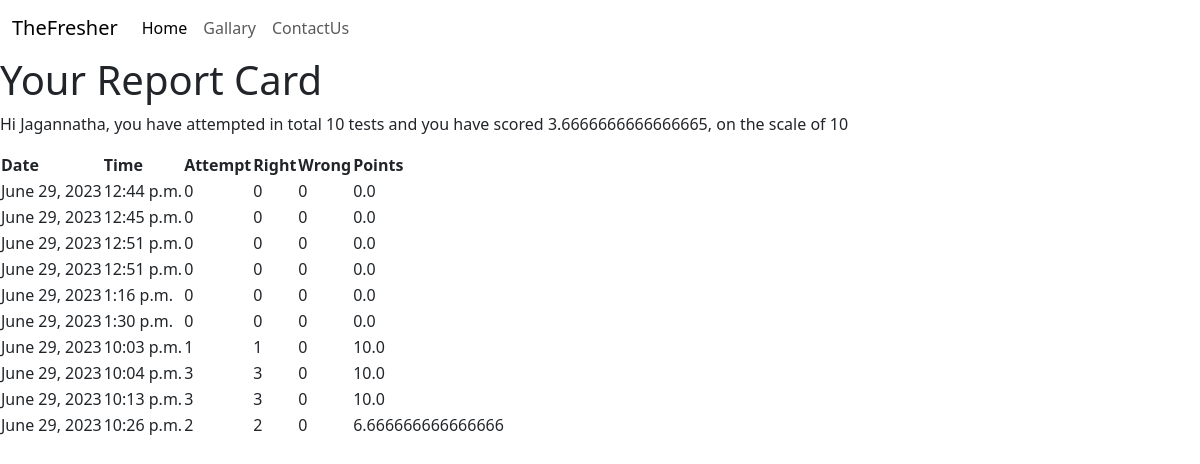
Page /TestHistory/ (signed in) on the committed database.
### home/models.py (models this page shows)
class Users(models.Model):
    firstname=models.CharField(null=False,max_length=20)
    lastname=models.CharField(null=False, max_length=20)
    username=models.CharField(primary_key=True,max_length=20)
    phone=models.BigIntegerField()
    email=models.CharField(null=False,max_length=50)
    password=models.CharField(max_length=30)
    testattempted=models.IntegerField(default=0)
    points=models.FloatField(default=0.0)

class Result(models.Model):
    resultid=models.BigAutoField(primary_key=True,auto_created=True)
    username=models.ForeignKey(Users,on_delete=models.CASCADE)
    date=models.DateField(auto_now=True)
    time=models.TimeField(auto_now=True)
    attends=models.IntegerField()
    right=models.IntegerField()
    wront=models.IntegerField()
    points=models.FloatField()

### home/views.py (the view)
# urls.py: path('TestHistory/',testHistory,name='testHistory'),
def testHistory(request):
    if 'name' not in request.session.keys():
        res=HttpResponseRedirect("LoginForm")
    candidate=Users.objects.filter(username=request.session['username'])
    resutls=Result.objects.filter(username_id=candidate[0].username)
    context={'results':resutls,'candidate':candidate[0]}
    res=render(request,'user_history.html',context)
    return res

### home/templates/user_history.html (shortened to what this page needs)
{% extends "headerandfooter.html" %}
{% block content %}
<h1>Your Report Card</h1>
<p>Hi {{candidate.firstname}}, you have attempted in total {{candidate.testattempted}} tests and you have scored {{candidate.points}}, on the scale of 10 </p>
<table>
    <tr>
        <th>Date</th>
        <th>Time</th>
        <th>Attempt</th>
        <th>Right</th>
        <th>Wrong</th>
        <th>Points</th>
    </tr>
    {% for r in results %}
    <tr>
        <td>{{r.date}}</td>
        <td>{{r.time}} </td>
        <td>{{r.attends}} </td>
        <td>{{r.right}} </td>
        <td>{{r.wront}} </td>
        <td>{{r.points}} </td>
    </tr>
    {% endfor %}
</table>
{% endblock %}

### home/templates/headerandfooter.html (shortened to what this page needs)
<!DOCTYPE html>
<html lang="en">
<head>
    <link rel="stylesheet" href="https://cdn.jsdelivr.net/npm/bootstrap@5.3.0/dist/css/bootstrap.min.css">
</head>
<body class="">
    <nav class="navbar navbar-expand-lg bg body-tertiary">
        <div class="container-fluid">
          <a class="navbar-brand" href="{% url 'home:userHome'%}">TheFresher</a>
          <div class="collapse navbar-collapse" id="navbarSupportedContent">
            <ul class="navbar-nav me-auto mb-2 mb-lg-0">
              <li class="nav-item">
                <a class="nav-link active" aria-current="page" href="{% url 'home:userHome'%}">Home</a>
              </li>
              <li class="nav-item">
                <a class="nav-link" href="#">Gallary</a>
              </li>
              <li class="nav-item">
                <a class="nav-link" href="{% url 'home:contactForm'%}">ContactUs</a>
              </li>
            </ul>
          </div>
        </div>
      </nav>
      {% block content %}{% endblock %}
</body>
</html>

### rows in the picture
Users: firstname "Jagannatha", testattempted "10", points "3.6666666666666665"
Result: date "June 29, 2023", time "12:44 p.m.", attends "0", right "0", wront "0", points "0.0"
Result: date "June 29, 2023", time "12:45 p.m.", attends "0", right "0", wront "0", points "0.0"
Result: date "June 29, 2023", time "12:51 p.m.", attends "0", right "0", wront "0", points "0.0"
Result: date "June 29, 2023", time "12:51 p.m.", attends "0", right "0", wront "0", points "0.0"
Result: date "June 29, 2023", time "1:16 p.m.", attends "0", right "0", wront "0", points "0.0"
Result: date "June 29, 2023", time "1:30 p.m.", attends "0", right "0", wront "0", points "0.0"
Result: date "June 29, 2023", time "10:03 p.m.", attends "1", right "1", wront "0", points "10.0"
Result: date "June 29, 2023", time "10:04 p.m.", attends "3", right "3", wront "0", points "10.0"
Result: date "June 29, 2023", time "10:13 p.m.", attends "3", right "3", wront "0", points "10.0"
Result: date "June 29, 2023", time "10:26 p.m.", attends "2", right "2", wront "0", points "6.666666666666666"
